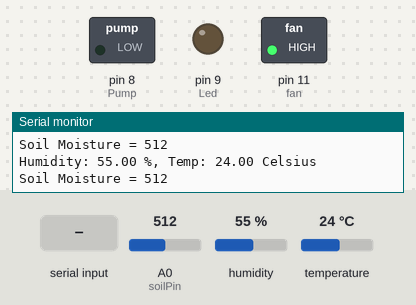
This sketch was run on a simulated Arduino Uno, built with avr-gcc and run on an emulated ATmega328P. Shown: switched loads named in the sketch (green lamp = pin HIGH), output pins drawn as LEDs (lit = HIGH), the last lines printed to the serial monitor. The inputs (shaded band) are chosen by the test bench; at power-on: temperature 24 °C, A0 (soilPin) = 512, humidity 55 %. Pins used as bus, display or sensor lines are not drawn.

Above: at 1.2 s.
1.3 s: "f\n" received over the second serial link
At 2.4 s:
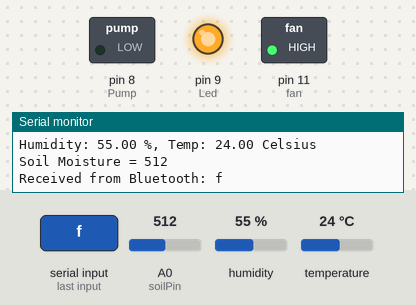
3.6 s: temperature set to 20.7 °C
5.4 s: temperature set to 19.6 °C
At 7.6 s:
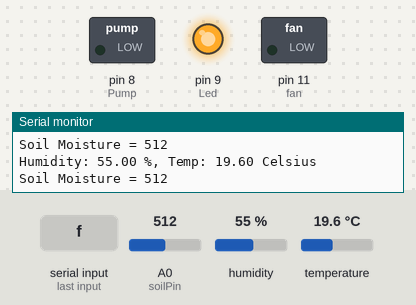
7.9 s: A0 (soilPin) set to 415
9.7 s: A0 (soilPin) set to 385
At 11.9 s:
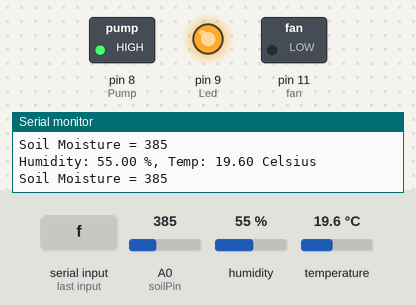
12.2 s: "x\n" received over the second serial link
At 14.8 s:
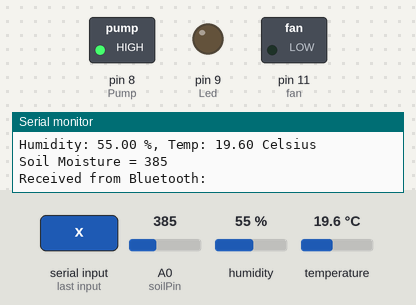
Timing chart, 0 to 16.3 s (numbered marks = the images above; inputs shaded):
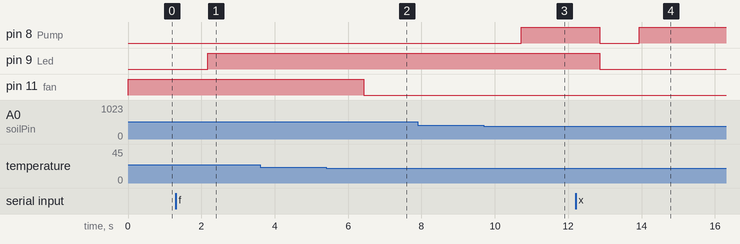

The sketch:

Ard.pptx-1.ino
```cpp
#include <SoftwareSerial.h>
#include <OneWire.h>
#include <DallasTemperature.h>
#include <DHT.h>

SoftwareSerial bluetooth(2, 3);  // Create a SoftwareSerial object. Define the TX and RX pins.
int val = 0; //value for storing moisture value
int soilPin = A0;//Declare a variable for the soil moisture sensor
int soilPower = 7;//Variable for Soil moisture Power
int Pump =8;
float temperature =0 ;
int Led=9;
int fan=11;

#define DHTPIN 10    // what pin we're connected to
#define DHTTYPE DHT22
DHT dht(DHTPIN, DHTTYPE);
float hum;  //Stores humidity value
float temp;


void setup()
{
  Serial.begin(9600);                  // open serial over USB

  dht.begin();
  bluetooth.begin(9600);  // Serial communication with the HC-05 module

  pinMode(soilPower, OUTPUT);
  pinMode(Led, OUTPUT);
  pinMode(fan, OUTPUT);
  digitalWrite(soilPower, LOW);      //Set to LOW so no power is flowing through the sensor
  digitalWrite(fan, LOW);
  pinMode(Pump, OUTPUT);
  digitalWrite(Pump, LOW);

}


void loop()
{

  //___________________________________Temperature________________________
    hum = dht.readHumidity();
    temp= dht.readTemperature();
    Serial.print("Humidity: ");
    Serial.print(hum);
    Serial.print(" %, Temp: ");
    Serial.print(temp);
    Serial.println(" Celsius");

        if(temp > 20.0 )
          {digitalWrite(fan , HIGH);}
       else
          {digitalWrite(fan , LOW);}


  //____________________________________Soil Moisture___________________________________
    Serial.print("Soil Moisture = ");
    int Soil = readSoil();
    Serial.println(Soil);
    if(readSoil()<=400)
    {
    digitalWrite(Pump,HIGH);
    }
    else
    {
    digitalWrite(Pump,LOW);
    }


  //____________________________________bluetooth___________________________________

  if (bluetooth.available()) {
    char data = bluetooth.read();
    Serial.print("Received from Bluetooth: ");
    Serial.println(data);

    if(data=='f')
    {
   digitalWrite(Led, HIGH);

    }

   else if (data=='x')
    {
    digitalWrite(Led, LOW);
    digitalWrite(Pump,LOW);
    }

    }
       bluetooth.print("Soil Moisture = ");
    bluetooth.print(Soil);
    bluetooth.print("\n");
 bluetooth.print("   Temperature: ");
  bluetooth.print(temp);
   bluetooth.print("\n");


 delay(1000);
}


//____________________________Functions readSoil _________________________//
int readSoil()
{

    digitalWrite(soilPower, HIGH);//turn D7 "On"
    delay(10);//wait 10 milliseconds
    val = analogRead(soilPin);//Read the SIG value form sensor
    digitalWrite(soilPower, LOW);//turn D7 "Off"
    return val;//send current moisture value
}
```

Measured:
- the behaviour switches between 20.1 and 20 °C on temperature (found by bisection; images 1 and 2)
- the behaviour switches between 401 and 400 on A0 (soilPin) (found by bisection; images 2 and 3)
- after the input at 1.3 s, pin 9 (Led): LOW → HIGH after 0.87 s
- after the input at 5.4 s, pin 11 (fan): HIGH → LOW after 1.0 s
- after the input at 9.7 s, pin 8 (Pump): LOW → HIGH after 1.0 s
- after the input at 12.2 s, pin 8 (Pump): HIGH → LOW after 0.66 s, → HIGH 1.1 s later; pin 9 (Led): HIGH → LOW after 0.66 s
